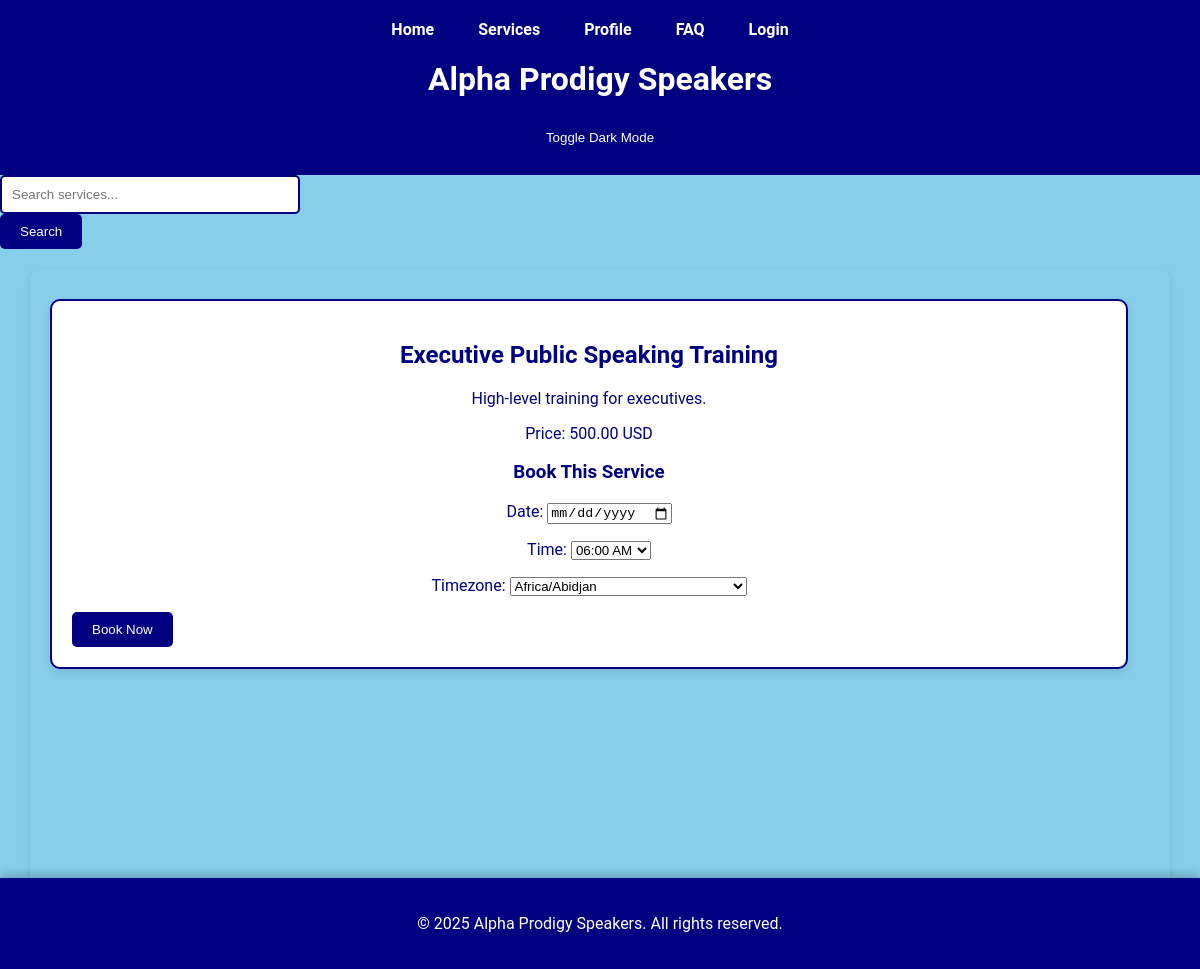
Page /speakers/services/1/ on the earlier database version.
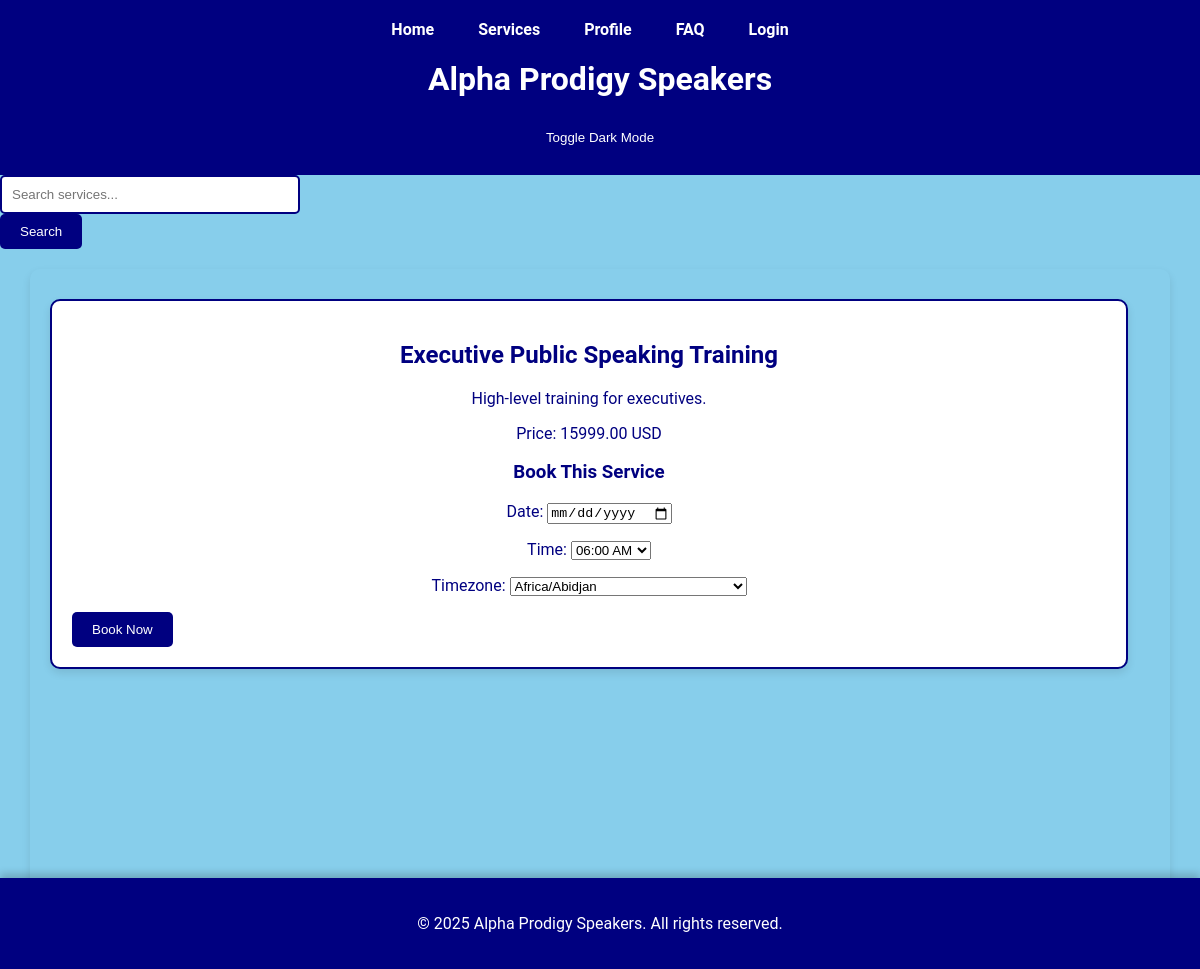
Same page on the later database version.
### speakers/models.py (models this page shows, shortened)
class Service(models.Model):
    name = models.CharField(max_length=100)
    description = models.TextField()
    price = models.DecimalField(max_digits=10, decimal_places=2)
    class Meta:
        ordering = ['name']  # Order by name by default

### speakers/views.py (the view)
# urls.py: path('services/<int:service_id>/', views.service_detail_view, name='service_detail'),
def service_detail_view(request, service_id):
    service = get_object_or_404(Service, id=service_id)
    if request.method == 'POST':
        form = BookingForm(request.POST)
        if form.is_valid():
            booking = form.save(commit=False)
            booking.user = request.user
            booking.service = service
            booking.save()
            return redirect('payment', booking_id=booking.id)
    else:
        form = BookingForm()
    return render(request, 'service_detail.html', {'service': service, 'form': form})

### templates/htmls/service_detail.html (shortened to what this page needs)
{% extends 'base.html' %}
{% block content %}
<section id="service-detail">
    <h2>{{ service.name }}</h2>
    <p>{{ service.description }}</p>
    <p>Price: {{ service.price }} USD</p>
    <h3>Book This Service</h3>
    <form method="post">
        {{ form.as_p }}
        <button type="submit" class="btn">Book Now</button>
    </form>
</section>
{% endblock %}

Differences in the rows shown:
changed Service "Executive Public Speaking Training": price "500.00" → "15999.00"
